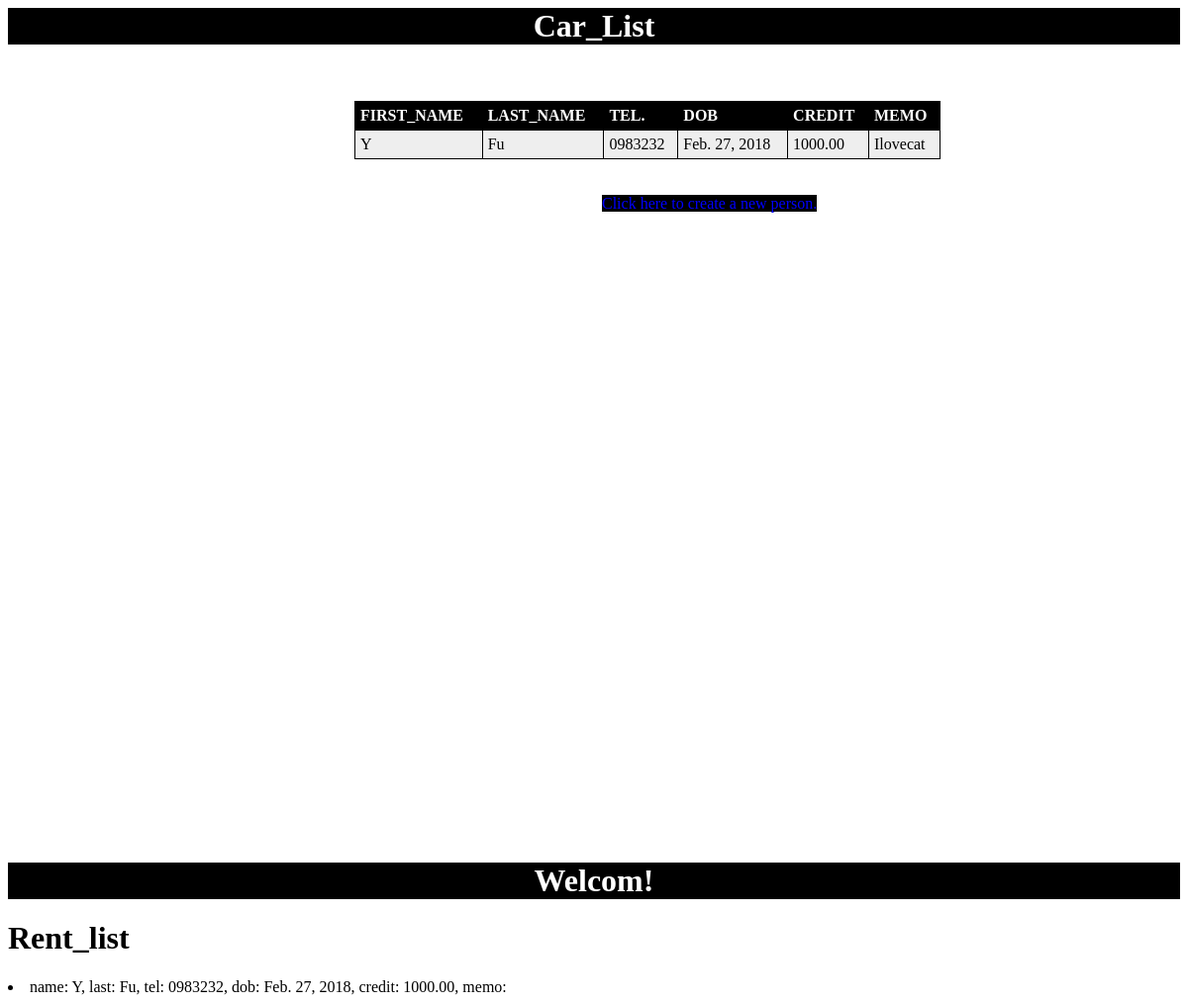
Screenshot of /personlist/ with the database file from the repository.
### myapp/models.py (models this page shows)
class Person(models.Model):
	first_name=models.CharField(max_length=100)
	last_name=models.CharField(max_length=100)
	telephone=models.CharField(max_length=15)
	dob=models.DateField(blank=True,null=True)
	credit_amount=models.DecimalField(max_digits=15, decimal_places=2)
	memo=models.CharField(max_length=500)

### myapp/views.py (the view)
# urls.py: path('personlist/',views.ListPersonView.as_view(), name='personlist'),
class ListPersonView(ListView):
    model = Person
    template_name='person_list.html'
    form_class = PersonForm
    success_url = '/admin'

### myapp/templates/person_list.html (shortened to what this page needs)
<html>
<head><title>Car List</title></head>
<body  background="http://quikstor.com/wp-content/uploads/2017/01/abstact_self_storage_software_background.jpg">
<div class="container">
	<header><h1 style="color: white;">Car_List</h1></header>
	<main><br></br>
	<table id="t01">
  	<tr>
    	<th>FIRST_NAME</th> <th>LAST_NAME</th> <th>TEL.</th> <th>DOB</th><th>CREDIT</th><th>MEMO</th>
    	<tr>   {% for p in object_list %}
				<td>{{p.first_name}}</td>
				<td>{{p.last_name}}</td>
				<td>{{p.telephone}}</td>
				<td>{{p.dob}}</td>
				<td>{{p.credit_amount}}</td>
					<td>{{p.memo}}<tr>{% endfor %}</td></tr>
		</table>
<br></br>
<rent><a href="http://localhost:8000/personcreate/">Click here to create a new person.</a></rent>
</main>
<header>
		<h1 style="color: white;">Welcom!</h1></header>
</div>
	</body>
</html>
{% block content %}
<h1>Rent_list</h1>
   {% for r in object_list %}
  <li>name: {{r.first_name}}, last: {{r.last_name}}, tel: {{r.telephone}}, dob: {{r.dob}}, credit: {{r.credit_amount}}, memo: {{memo}}</li>
{% empty %}
	<p> Total rents is 0 .</p>
{% endfor %}
{% endblock %}

### myapp/templates/person_list.html (style rules this page uses)
header { width: 100%;background-color: black; text-align: center; }
main { width: 100%;height: 100%; }
rent { width: 50px;height: 50px;background-color: black;text-align: center;color: white;margin-left: 600px; }
table { width:50%; margin-right: 140px;margin-left: 350px; }
table, th, td { border: 1px solid black;border-collapse: collapse; }
th, td { padding: 5px;text-align: left; }
table#t01 tr:nth-child(even) { background-color: #eee; }
table#t01 tr:nth-child(odd) { background-color:#fff; }
table#t01 th { background-color: black;color: white; }
a:link { color: blue; background-color: transparent; text-decoration: none; }

### rows the page displays
Person: first_name "Y", last_name "Fu", telephone "0983232", dob "Feb. 27, 2018", credit_amount "1000.00", memo "Ilovecat"
